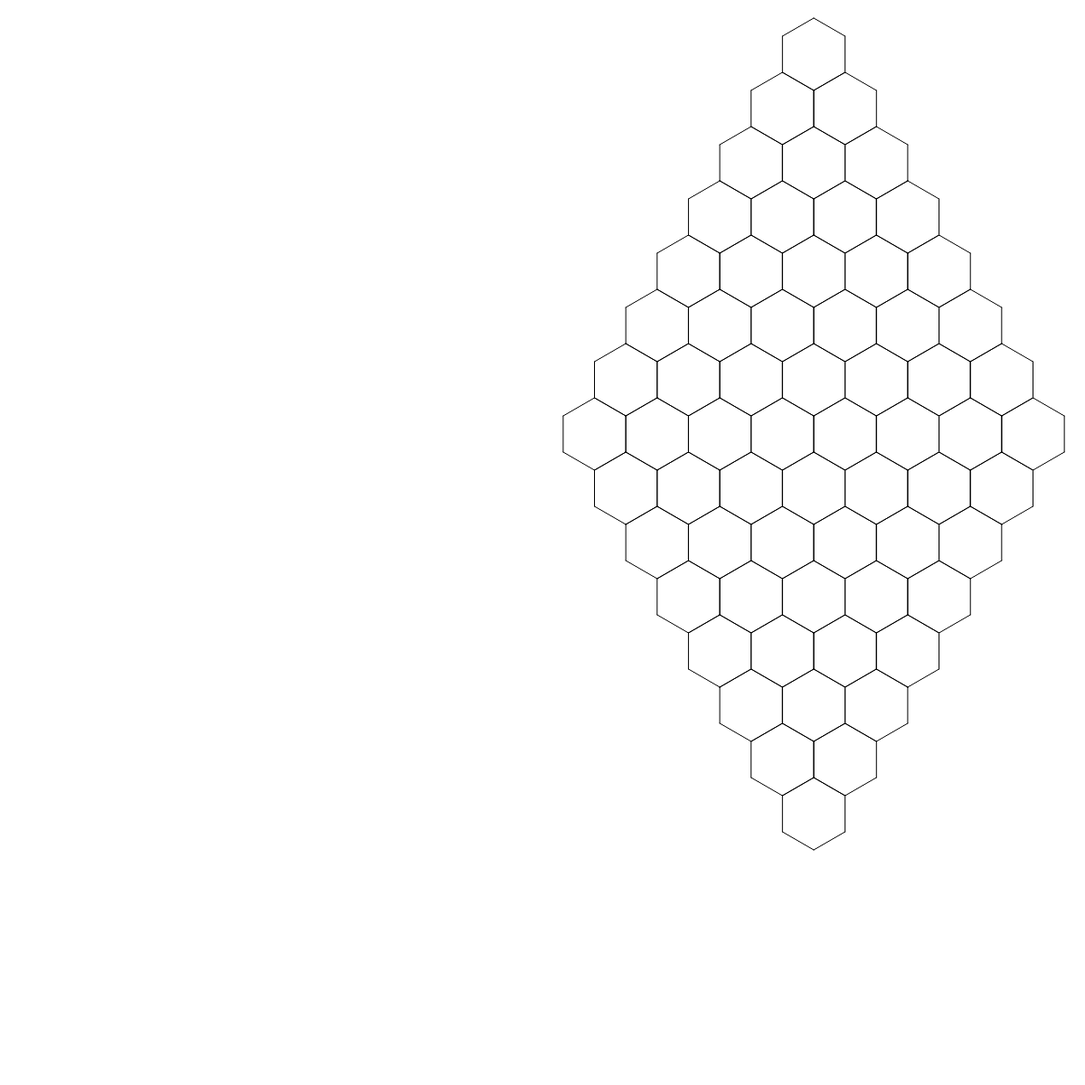
Frame 1 (no input)
Frame 60 (no input): identical to frame 1, image omitted
Frame 120 (the mouse pressed at the canvas centre since frame 60): identical to frame 1, image omitted

The p5.js sketch that drew this single still picture (run headless with seeded random() and noise() and a simulated clock; from frame 60 on, the mouse is pressed at the canvas centre):

// p5.js sketch
// ── sketch.js

//=======================================================================

//Size i pixels of the hexes
var sizeOfHexInPixels = 40;

//Instantiate the cubeMap so it's in the global namespace (BAAAD!!)
//var cubeMap;

//This function creates the basic Cubeoidal Hex
function Hex(q, r, s) {
    return {q: q, 
	    	r: r, 
	    	s: s};
} 

// This is a constructor for a basic Axial Hex
function Axial(x, z){
	return {x: x, z: z }
}

//This is a constructor for a Point
function Point(x, y) {
    return {x: x, y: y};
}

//This function converts cube coordinates to axial coordinates
function cubeToAxial (hex){
	var x, z;
	x = hex.q;
	z = hex.r;
	return Axial(x, z);
}

//This function converts axial coordinates to cubeoidal coordinates
function axialToCube(axial) {
	var q, r, s;
	q = axial.x;
	r = axial.z;
	s = -q-r;
	return Hex(q, r, s);
}

//Theoretically, this function should
//give us the (relative)? coordinates
//in pixels of the centre(?) of a hex
function hexToPixel(hex) {
	var x = Math.sqrt(3) * 40 * (hex.s/2 + hex.q)
	var y = 3/2 * 40 * hex.s
	return Point(x, y);
}



//=======================================================================
/**
In this section, we create a 2-dimensional array called axialHexMap that 
holds all of our hexes with axial coordinates. 

The function convertAxialArrayToCubeArray takes an axial array 
and creates a new array in cubeoidal coordinates.
**/
var axialHexMap = [];
var numRows = 8;
var rowLength = 8;
var row = 0;
	createMap();

function createMap() {
	console.log('createMap Called');
	for (var i = 0; i < numRows; i++) {
		for (var j = 0; j < rowLength; j++) {
			var hexCoord = [j, row];
			axialHexMap.push(hexCoord);
		}
		row += 1;
	}
	//console.log('axial hex map array ' + axialHexMap);
}



function convertAxialArrayToCubeArray (array){
	//write a function that creates a new array in cube 
	//coordinates from an array of axial coordinates
	var cubeArray = [];
	for (var i = 0; i < array.length; i++) {
		var axialHexObject = Axial(array[i][0], array[i][1]);

		cubeArray.push(axialToCube(axialHexObject))
	}
	console.log(cubeArray);
	return cubeArray;
	

}

var cubeMap = convertAxialArrayToCubeArray(axialHexMap);
//console.log(cubeMap);


/**
This code creates map of the cubeoidal coordinates, and convertCubeMapArrayToPixel
should create a new array that substitutes the cubeoidal hex coordinates to 
pixel coordinates.
**/



	function convertCubeMapArrayToPixel(array){
		var pixelArray = [];
		for (var i = 0; i < array.length; i++) {
			var hexCubeObject = Hex(array[i].q, array[i].r, array[i].s);
			var pixelPositionObject = hexToPixel(hexCubeObject);
			pixelPositionObject.x += 900;
			pixelPositionObject.y += 900;
			pixelArray.push(pixelPositionObject);
		}
		return pixelArray;
	}

var pixelMap = convertCubeMapArrayToPixel(cubeMap);
//console.log(pixelMap);
 

	function hexCorner(center, size, i){
    var angle_deg = 60 * i   + 30
    var angle_rad = Math.PI / 180 * angle_deg
    return Point(center.x + size * Math.cos(angle_rad),
                 center.y + size * Math.sin(angle_rad))
	}



	var pixelCenter = Point();


	




	/*
	This function returns the coordinates of the hex that is being mousedover. But it
	does so by creating a new hex. Need to create a function that will check for equivalency (==)
	along the entire axial array.

	Once you know which hex it is based on the pixel to hex formula, you need to then re-convert to 
	pixel, and draw dark blue on the hex.

	You'd also need, once you had determined which hex it was in axial coordinate, to do any updating
	on the axial or cube array that was relevant (it's selected, or fired upon)

	One of the arrays is going to have to be canonical. Cube?

	I dont understand how hex_roudn works. I know what it does.
	*/ 

	function hex_round(h)
	{
	    var q = Math.trunc(Math.round(h.q));
	    var r = Math.trunc(Math.round(h.r));
	    var s = Math.trunc(Math.round(h.s));
	    var q_diff = Math.abs(q - h.q);
	    var r_diff = Math.abs(r - h.r);
	    var s_diff = Math.abs(s - h.s);
	    if (q_diff > r_diff && q_diff > s_diff)
	    {
	        q = -r - s;
	    }
	    else
	        if (r_diff > s_diff)
	        {
	            r = -q - s;
	        }
	        else
	        {
	            s = -q - r;
	        }
	    return Hex(q, r, s);
	}

	function pixelToCubeHex(x, y){
	    q = (x * Math.sqrt(3)/3 - y / 3) / sizeOfHexInPixels;
	    r = y * 2/3 / sizeOfHexInPixels;
	    return hex_round(Hex(q, r));
	}

/*

The following function is supposed to return the cube array hex entry that 
is selected through a click. This is what we'll use to 

*/
// 	function checkHexAgainstCubeArray(hex){
// 		for (var i = 0; i < cubeMap.length; i++) {
// 			if(hex.q == cubeMap[i].q){
// 				console.log('step 1 cubeMap q' + cubeMap[i].q);
// 				console.log('step 1 hex q' + hex.q);
// 				if(hex.r == cubeMap[i].r){
// 				console.log('step 2 cubeMap r' + cubeMap[i].r);
// 				console.log('step 2 hex r' + hex.r);
// 					if(hex.s == cubeMap[i].s){
// 						console.log("cube");
// 						return(cubeMap[i]);
// 					} else { return false; 
// 				} 
// 			} else { return false;
// 			}
// 		}
// 	}
// }

	function checkHexAgainstCubeArray(hex){
		for (var i = 0; i < cubeMap.length; i++) {
			//console.log(cubeMap[i].q);
			var q = hex.q;
			var r = hex.r;
			var s = hex.s;
			var cq = cubeMap[i].q
			var cr = cubeMap[i].r
			var cs = cubeMap[i].s
			//console.log(q,r,s,cq,cr,cs);
			if(q == cq && r == cr && s == cs){
				console.log('condition met');
				return cubeMap[i];
			}
		}
	}

//++++++++++++++++++++++++++++++++++++++++++++++++++++++++++++++++++++++++++++++++
function setup() {
	createCanvas(1200,1200);

	for (var i = 0; i < pixelMap.length; i++) {
		pixelCenter = Point(pixelMap[i].x, pixelMap[i].y);
		//console.log('Pixel x: ' + pixelMap[i].x);
		//console.log('Pixel y: ' + pixelMap[i].y);
		drawHex(pixelCenter);
	}


	function drawHex(hexCenter){
		var corner = hexCorner(hexCenter, 40, 0);
		console.log(corner);
		var corner2 = hexCorner(hexCenter, 40, 1);
		var corner3 = hexCorner(hexCenter, 40, 2);
		var corner4 = hexCorner(hexCenter, 40, 3);
		var corner5 = hexCorner(hexCenter, 40, 4);
		var corner6 = hexCorner(hexCenter, 40, 5);
		line(corner.x, corner.y, corner2.x, corner2.y);
		line(corner2.x, corner2.y, corner3.x, corner3.y);
		line(corner3.x, corner3.y, corner4.x, corner4.y);
		line(corner4.x, corner4.y, corner5.x, corner5.y);
		line(corner5.x, corner5.y, corner6.x, corner6.y);
		line(corner6.x, corner6.y, corner.x, corner.y);
	}

}
//++++++++++++++++++++++++++++++++++++++++++++++++++++++++++++++++++++++++++++++++
//-----------------------------------------------------------------------

function draw() {
	
	// var liveLoc = pixelToHex(mouseX, mouseY);
	// //console.log(liveLoc);
	// if(mouseIsPressed){
	// 	ellipse(mouseX, mouseY, 20);
	// }
	//var liveLoc = { x: mouseX, y: mouseY }
	//console.log("liveLoc: " + liveLoc.x, liveLoc.y);


}

	
function mousePressed(){
	var loc = pixelToCubeHex(mouseX-900, mouseY-900);
	console.log(checkHexAgainstCubeArray(loc));

	return false;
}



// y = 3/2 * s * b
// b = 2/3 * y / s
// x = sqrt(3) * s * ( b/2 + r)
// x = - sqrt(3) * s * ( b/2 + g )
// r = (sqrt(3)/3 * x - y/3 ) / s
// g = -(sqrt(3)/3 * x + y/3 ) / s
